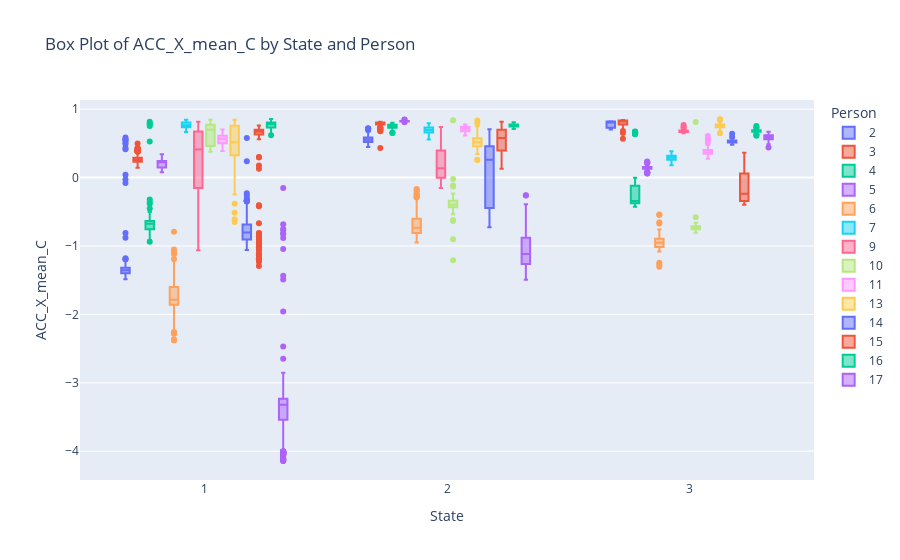

Notebook cell for this chart:
### Code cell
# Assuming 'datas' is a list of DataFrames, one for each subject

# and 'Cn['SUBJECTS_PLOT']' is the list of subject IDs

 

# Add 'Person' column to each subject's DataFrame and concatenate

data_list = []

for subj_data, subj_id in zip(datas, Cn['SUBJECTS_PLOT']):

    subj_data = subj_data.copy()

    subj_data['Person'] = subj_id

    data_list.append(subj_data)

 

# Combine all subject data into one DataFrame

 

# data_loaded = pd.concat(data_list, ignore_index=True)

 

data_loaded = data_scaled

data_loaded.rename(columns={'ID': 'Person'}, inplace=True)

 

# Rename 'Target' column to 'State' for clarity

data_loaded.rename(columns={'Target': 'State'}, inplace=True)

 

# List of feature columns

non_feature_cols = ['Person', 'State']

feature_cols = [col for col in data_loaded.columns if col not in non_feature_cols]

 

# Interactive plotting function

def plot_boxplots(feature, persons, states):

    filtered_data = data_loaded[data_loaded['Person'].isin(persons) & data_loaded['State'].isin(states)]

    if filtered_data.empty:

        print("No data available for the selected options.")

    else:

        fig = px.box(

            filtered_data,

            x='State',

            y=feature,

            color='Person',

            title=f'Box Plot of {feature} by State and Person',

        )

        fig.show()

 

# Widgets for selecting feature, persons, and states

feature_selector = widgets.Dropdown(

    options=feature_cols,

    description='Feature:',

)

 

person_selector = widgets.SelectMultiple(

    options=data_loaded['Person'].unique(),

    value=list(data_loaded['Person'].unique()),

    description='Persons:',

)

 

state_selector = widgets.SelectMultiple(

    options=data_loaded['State'].unique(),

    value=list(data_loaded['State'].unique()),

    description='States:',

)

 

# Create interactive widget

interact(

    plot_boxplots,

    feature=feature_selector,

    persons=person_selector,

    states=state_selector,

)

### Figure 1 — Plotly figure (JSON) as saved in the notebook; plotly's stock layout.template omitted (floating-point values rounded to 4 significant figures; data arrays with more than 128 entries replaced by an {"elided": "..."} marker saying what was removed)
{"data": [{"alignmentgroup": "True", "hovertemplate": "Person=2<br>State=%{x}<br>ACC_X_mean_C=%{y}<extra></extra>", "legendgroup": "2", "marker": {"color": "#636efa"}, "name": "2", "notched": false, "offsetgroup": "2", "orientation": "v", "showlegend": true, "type": "box", "x": {"elided": "425 int values"}, "x0": " ", "xaxis": "x", "y": {"elided": "425 float values"}, "y0": " ", "yaxis": "y"}, {"alignmentgroup": "True", "hovertemplate": "Person=3<br>State=%{x}<br>ACC_X_mean_C=%{y}<extra></extra>", "legendgroup": "3", "marker": {"color": "#EF553B"}, "name": "3", "notched": false, "offsetgroup": "3", "orientation": "v", "showlegend": true, "type": "box", "x": {"elided": "420 int values"}, "x0": " ", "xaxis": "x", "y": {"elided": "420 float values"}, "y0": " ", "yaxis": "y"}, {"alignmentgroup": "True", "hovertemplate": "Person=4<br>State=%{x}<br>ACC_X_mean_C=%{y}<extra></extra>", "legendgroup": "4", "marker": {"color": "#00cc96"}, "name": "4", "notched": false, "offsetgroup": "4", "orientation": "v", "showlegend": true, "type": "box", "x": {"elided": "432 int values"}, "x0": " ", "xaxis": "x", "y": {"elided": "432 float values"}, "y0": " ", "yaxis": "y"}, {"alignmentgroup": "True", "hovertemplate": "Person=5<br>State=%{x}<br>ACC_X_mean_C=%{y}<extra></extra>", "legendgroup": "5", "marker": {"color": "#ab63fa"}, "name": "5", "notched": false, "offsetgroup": "5", "orientation": "v", "showlegend": true, "type": "box", "x": {"elided": "444 int values"}, "x0": " ", "xaxis": "x", "y": {"elided": "444 float values"}, "y0": " ", "yaxis": "y"}, {"alignmentgroup": "True", "hovertemplate": "Person=6<br>State=%{x}<br>ACC_X_mean_C=%{y}<extra></extra>", "legendgroup": "6", "marker": {"color": "#FFA15A"}, "name": "6", "notched": false, "offsetgroup": "6", "orientation": "v", "showlegend": true, "type": "box", "x": {"elided": "440 int values"}, "x0": " ", "xaxis": "x", "y": {"elided": "440 float values"}, "y0": " ", "yaxis": "y"}, {"alignmentgroup": "True", "hovertemplate": "Person=7<br>State=%{x}<br>ACC_X_mean_C=%{y}<extra></extra>", "legendgroup": "7", "marker": {"color": "#19d3f3"}, "name": "7", "notched": false, "offsetgroup": "7", "orientation": "v", "showlegend": true, "type": "box", "x": {"elided": "439 int values"}, "x0": " ", "xaxis": "x", "y": {"elided": "439 float values"}, "y0": " ", "yaxis": "y"}, {"alignmentgroup": "True", "hovertemplate": "Person=9<br>State=%{x}<br>ACC_X_mean_C=%{y}<extra></extra>", "legendgroup": "9", "marker": {"color": "#FF6692"}, "name": "9", "notched": false, "offsetgroup": "9", "orientation": "v", "showlegend": true, "type": "box", "x": {"elided": "440 int values"}, "x0": " ", "xaxis": "x", "y": {"elided": "440 float values"}, "y0": " ", "yaxis": "y"}, {"alignmentgroup": "True", "hovertemplate": "Person=10<br>State=%{x}<br>ACC_X_mean_C=%{y}<extra></extra>", "legendgroup": "10", "marker": {"color": "#B6E880"}, "name": "10", "notched": false, "offsetgroup": "10", "orientation": "v", "showlegend": true, "type": "box", "x": {"elided": "459 int values"}, "x0": " ", "xaxis": "x", "y": {"elided": "459 float values"}, "y0": " ", "yaxis": "y"}, {"alignmentgroup": "True", "hovertemplate": "Person=11<br>State=%{x}<br>ACC_X_mean_C=%{y}<extra></extra>", "legendgroup": "11", "marker": {"color": "#FF97FF"}, "name": "11", "notched": false, "offsetgroup": "11", "orientation": "v", "showlegend": true, "type": "box", "x": {"elided": "446 int values"}, "x0": " ", "xaxis": "x", "y": {"elided": "446 float values"}, "y0": " ", "yaxis": "y"}, {"alignmentgroup": "True", "hovertemplate": "Person=13<br>State=%{x}<br>ACC_X_mean_C=%{y}<extra></extra>", "legendgroup": "13", "marker": {"color": "#FECB52"}, "name": "13", "notched": false, "offsetgroup": "13", "orientation": "v", "showlegend": true, "type": "box", "x": {"elided": "450 int values"}, "x0": " ", "xaxis": "x", "y": {"elided": "450 float values"}, "y0": " ", "yaxis": "y"}, {"alignmentgroup": "True", "hovertemplate": "Person=14<br>State=%{x}<br>ACC_X_mean_C=%{y}<extra></extra>", "legendgroup": "14", "marker": {"color": "#636efa"}, "name": "14", "notched": false, "offsetgroup": "14", "orientation": "v", "showlegend": true, "type": "box", "x": {"elided": "445 int values"}, "x0": " ", "xaxis": "x", "y": {"elided": "445 float values"}, "y0": " ", "yaxis": "y"}, {"alignmentgroup": "True", "hovertemplate": "Person=15<br>State=%{x}<br>ACC_X_mean_C=%{y}<extra></extra>", "legendgroup": "15", "marker": {"color": "#EF553B"}, "name": "15", "notched": false, "offsetgroup": "15", "orientation": "v", "showlegend": true, "type": "box", "x": {"elided": "447 int values"}, "x0": " ", "xaxis": "x", "y": {"elided": "447 float values"}, "y0": " ", "yaxis": "y"}, {"alignmentgroup": "True", "hovertemplate": "Person=16<br>State=%{x}<br>ACC_X_mean_C=%{y}<extra></extra>", "legendgroup": "16", "marker": {"color": "#00cc96"}, "name": "16", "notched": false, "offsetgroup": "16", "orientation": "v", "showlegend": true, "type": "box", "x": {"elided": "444 int values"}, "x0": " ", "xaxis": "x", "y": {"elided": "444 float values"}, "y0": " ", "yaxis": "y"}, {"alignmentgroup": "True", "hovertemplate": "Person=17<br>State=%{x}<br>ACC_X_mean_C=%{y}<extra></extra>", "legendgroup": "17", "marker": {"color": "#ab63fa"}, "name": "17", "notched": false, "offsetgroup": "17", "orientation": "v", "showlegend": true, "type": "box", "x": {"elided": "455 int values"}, "x0": " ", "xaxis": "x", "y": {"elided": "455 float values"}, "y0": " ", "yaxis": "y"}], "layout": {"boxmode": "group", "legend": {"title": {"text": "Person"}, "tracegroupgap": 0}, "title": {"text": "Box Plot of ACC_X_mean_C by State and Person"}, "xaxis": {"anchor": "y", "domain": [0, 1], "title": {"text": "State"}}, "yaxis": {"anchor": "x", "domain": [0, 1], "title": {"text": "ACC_X_mean_C"}}}}
